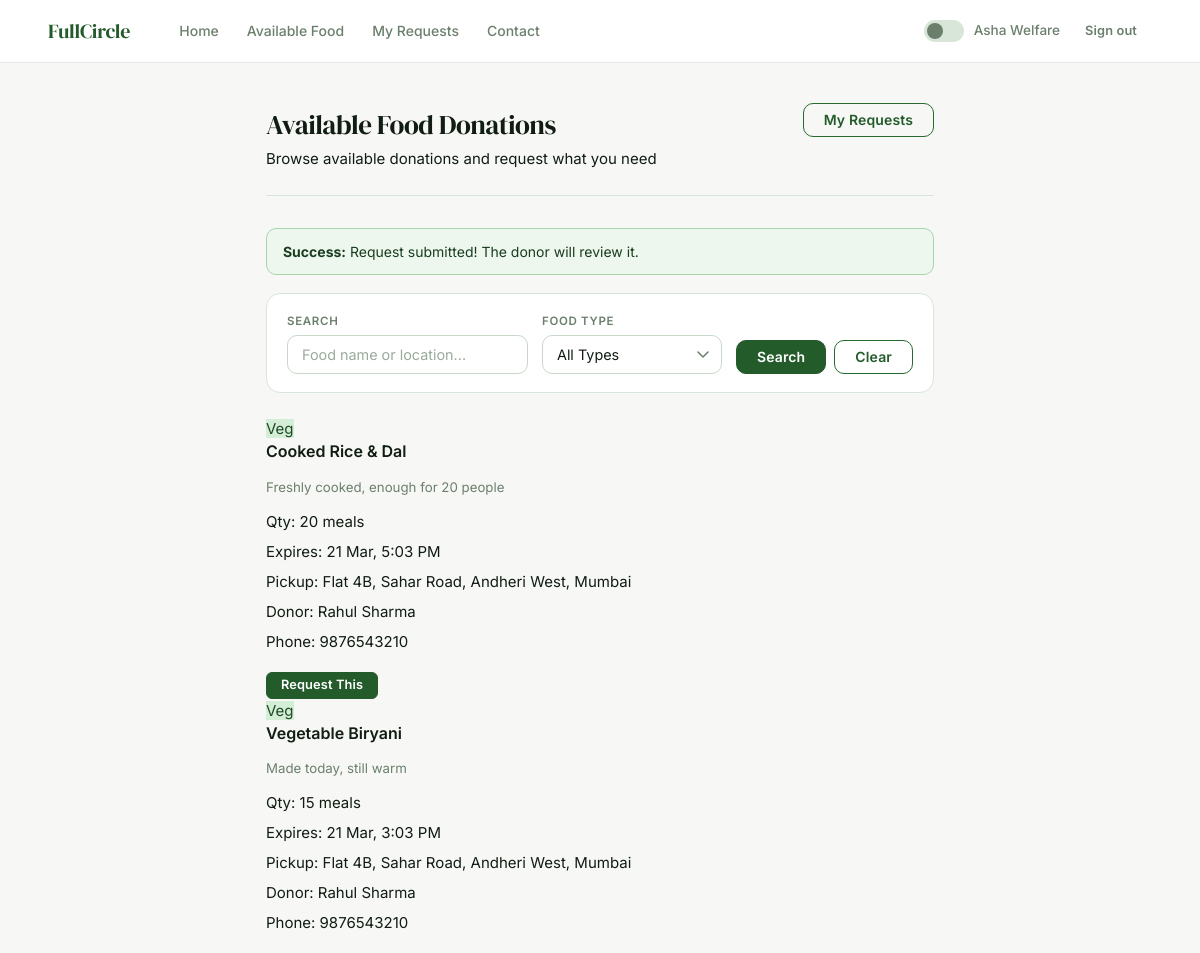
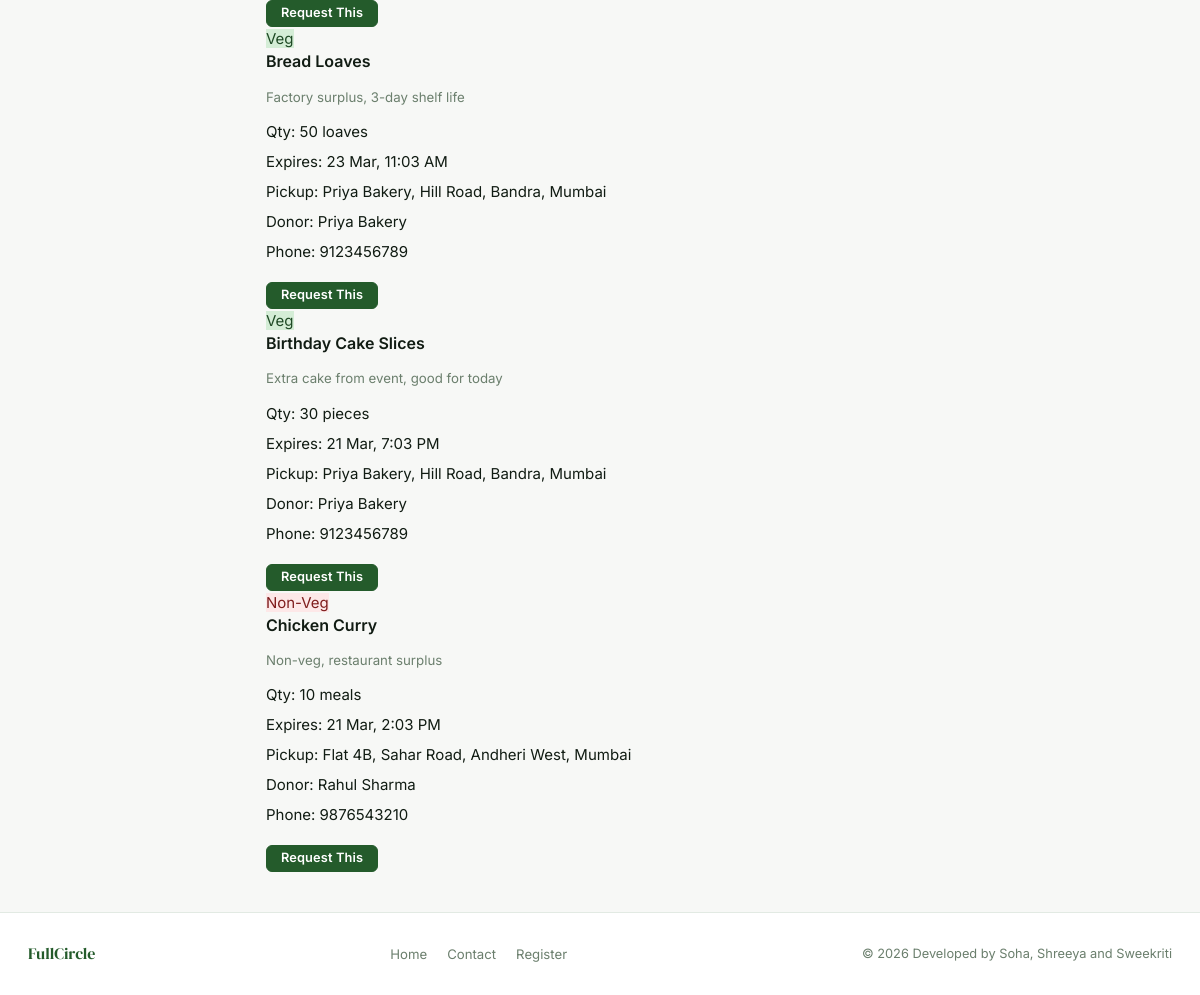
Page /ngo/request_food.php?request=1 (signed in) on the committed database (2 pictures, top to bottom).
### tables this page shows
CREATE TABLE IF NOT EXISTS donations (
    donation_id    INT AUTO_INCREMENT PRIMARY KEY,
    donor_id       INT NOT NULL,
    food_title     VARCHAR(150) NOT NULL,
    description    TEXT,
    quantity       VARCHAR(50) NOT NULL,
    food_type      ENUM('veg','non-veg') DEFAULT 'veg',
    expiry_time    DATETIME NOT NULL,
    pickup_address TEXT NOT NULL,
    status         ENUM('available','requested','completed') DEFAULT 'available',
    created_at     TIMESTAMP DEFAULT CURRENT_TIMESTAMP,
    FOREIGN KEY (donor_id) REFERENCES users(user_id) ON DELETE CASCADE
);

CREATE TABLE IF NOT EXISTS users (
    user_id    INT AUTO_INCREMENT PRIMARY KEY,
    name       VARCHAR(100) NOT NULL,
    email      VARCHAR(100) UNIQUE NOT NULL,
    phone      VARCHAR(15),
    password   VARCHAR(255) NOT NULL,
    role       ENUM('donor','ngo') NOT NULL,
    address    TEXT,
    ngo_name   VARCHAR(150),
    created_at TIMESTAMP DEFAULT CURRENT_TIMESTAMP
);

### ngo/request_food.php (the view, shortened to what this page needs)
<?php
require_once '../includes/db.php';
$user = currentUser();
$success = '';
if ($_SERVER['REQUEST_METHOD'] === 'POST' || isset($_POST['action'])) {
    $action = $_POST['action'] ?? '';
    if ($action === 'request') {
        $did = (int)$_POST['donation_id'];
        $check = $conn->prepare("SELECT request_id FROM requests WHERE donation_id=? AND ngo_id=? AND request_status NOT IN ('rejected')");
        $check->bind_param("ii", $did, $user['id']);
        $check->execute();
        $check->store_result();
        if ($check->num_rows > 0) {
            $error = "You have already requested this donation.";
        } else {
            $stmt = $conn->prepare("INSERT INTO requests (donation_id, ngo_id) VALUES (?,?)");
            $stmt->bind_param("ii", $did, $user['id']);
            if ($stmt->execute()) {
                $success = "Request submitted! The donor will review it.";
            } else {
                $error = "Failed to submit request.";
            }
        }
    }
}
$where = "d.status = 'available'";
$search = trim($_GET['search'] ?? '');
$sql = "SELECT d.*, u.name as donor_name, u.phone as donor_phone
        FROM donations d JOIN users u ON d.donor_id = u.user_id
        WHERE $where ORDER BY d.created_at DESC";
$stmt = $conn->prepare($sql);
$stmt->execute();
$donations = $stmt->get_result();
$my_requests = [];
require_once '../includes/header.php';
?>
<div class="dashboard">
  <div class="dash-header">
    <div>
      <div class="dash-title">Available Food Donations</div>
      <div class="dash-subtitle">Browse available donations and request what you need</div>
    </div>
    <a href="my_requests.php" class="btn btn-outline">My Requests</a>
  </div>
  <?php if ($success): ?>
    <div class="alert alert-success"><strong>Success:</strong> <?= $success ?></div>
  <?php endif; ?>
  <form method="GET" class="filter-bar">
    <div class="filter-group">
      <label class="filter-label">Search</label>
      <input type="text" name="search" class="form-control" placeholder="Food name or location..." value="<?= htmlspecialchars($search) ?>">
    </div>
    <div class="filter-group" style="flex:0; min-width:180px;">
      <label class="filter-label">Food Type</label>
      <select name="type" class="form-control">
        <option value="">All Types</option>
      </select>
    </div>
    <div style="display:flex; gap:8px; align-items:flex-end;">
      <button type="submit" class="btn btn-primary">Search</button>
      <a href="request_food.php" class="btn btn-outline">Clear</a>
    </div>
  </form>
  <?php if ($donations->num_rows === 0): ?>
    <div class="empty-state">
      <div class="icon"></div>
      <h3>No donations available right now</h3>
      <p>Check back soon — donors are regularly adding new items.</p>
    </div>
  <?php else: ?>
    <div class="donation-grid">
      <?php while($d = $donations->fetch_assoc()):
        $already_requested = in_array($d['donation_id'], $my_requests);
      ?>
      <div class="donation-card"
           data-title="<?= htmlspecialchars($d['food_title']) ?>"
           data-type="<?= $d['food_type'] ?>"
           data-status="<?= $d['status'] ?>">
        <span class="card-badge badge-<?= $d['food_type'] === 'veg' ? 'veg' : 'nonveg' ?>">
          <?= $d['food_type'] === 'veg' ? 'Veg' : 'Non-Veg' ?>
        </span>
        <div class="card-title"><?= htmlspecialchars($d['food_title']) ?></div>
        <?php if ($d['description']): ?>
          <p style="font-size:0.83rem; color:var(--text-muted); margin-bottom:12px;">
            <?= htmlspecialchars(substr($d['description'],0,80)) ?>
          </p>
        <?php endif; ?>
        <div class="card-meta">
          <div class="card-meta-row"><span class="icon">Qty:</span> <?= htmlspecialchars($d['quantity']) ?></div>
          <div class="card-meta-row"><span class="icon">Expires:</span> <?= date('d M, g:i A', strtotime($d['expiry_time'])) ?></div>
          <div class="card-meta-row"><span class="icon">Pickup:</span> <?= htmlspecialchars($d['pickup_address']) ?></div>
          <div class="card-meta-row"><span class="icon">Donor:</span> <?= htmlspecialchars($d['donor_name']) ?></div>
          <?php if ($d['donor_phone']): ?>
          <div class="card-meta-row"><span class="icon">Phone:</span> <?= htmlspecialchars($d['donor_phone']) ?></div>
          <?php endif; ?>
        </div>
        <div class="card-actions">
          <?php if ($already_requested): ?>
            <span class="card-badge badge-pending">Requested</span>
          <?php else: ?>
            <form method="POST">
              <button class="btn btn-primary btn-sm" type="submit">Request This</button>
            </form>
          <?php endif; ?>
        </div>
      </div>
      <?php endwhile; ?>
    </div>
  <?php endif; ?>
</div>
<?php require_once '../includes/footer.php'; ?>

### css/style.css (style rules this page uses)
:root { --green-900: #1a3c1f; --green-800: #1f4a25; --green-700: #245b2b; --green-600: #276b30; --green-500: #2e7d35; --green-400: #4a9e52; --green-200: #a8d5ac; --green-100: #d4edd6; --green-50: #edf7ee; --bg-page: #f7f8f6; --bg-card: #ffffff; --bg-subtle: #f0f4f1; --bg-input: #ffffff; --border: #d8e5d9; --border-focus: var(--green-500); --border-input: #c8d9ca; --text-primary: #111c13; --text-secondary: #3d5241; --text-muted: #6b7f6d; --text-placeholder: #9aaa9c; --success-bg: #edf7ee; --success-text: #1a3c1f; --success-border: #a8d5ac; --error-bg: #fdf2f2; --error-text: #7f1d1d; --error-border: #fca5a5; --warning-bg: #fffbeb; --warning-text: #78350f; --warning-border: #fcd34d; --info-bg: #eff6ff; --info-text: #1e3a5f; --info-border: #bfdbfe; --shadow-sm: 0 1px 3px rgba(0, 0, 0, 0.07); --shadow-md: 0 4px 12px rgba(0, 0, 0, 0.08); --shadow-lg: 0 10px 32px rgba(0, 0, 0, 0.1); --nav-bg: #ffffff; --nav-border: #e2eae3; --radius-sm: 6px; --radius-md: 10px; --radius-lg: 14px; --radius-xl: 20px; --transition: 0.18s ease; }
*, *::before, *::after { margin: 0; padding: 0; box-sizing: border-box; }
html { scroll-behavior: smooth; }
body { font-family: "Inter", -apple-system, BlinkMacSystemFont, sans-serif; background: var(--bg-page); color: var(--text-primary); line-height: 1.6; font-size: 15px; transition: background var(--transition), color var(--transition); -webkit-font-smoothing: antialiased; min-height: 100vh; display: flex; flex-direction: column; }
a { color: inherit; text-decoration: none; }
button, input, select, textarea { font-family: inherit; }
.btn { display: inline-flex; align-items: center; justify-content: center; gap: 6px; padding: 9px 20px; border-radius: var(--radius-md); font-size: 0.875rem; font-weight: 600; border: 1.5px solid transparent; cursor: pointer; transition: all var(--transition); white-space: nowrap; text-decoration: none; letter-spacing: 0.01em; line-height: 1; }
.btn-primary { background: var(--green-700); color: #fff; border-color: var(--green-700); }
.btn-outline { background: transparent; color: var(--green-700); border-color: var(--green-600); }
.btn-sm { padding: 6px 14px; font-size: 0.8rem; border-radius: var(--radius-sm); }
.card-title { font-size: 1rem; font-weight: 600; color: var(--text-primary); margin-bottom: 14px; line-height: 1.35; }
.card-meta { display: flex; flex-direction: column; gap: 6px; margin-bottom: 18px; }
.card-actions { display: flex; gap: 8px; flex-wrap: wrap; }
.badge-veg, .badge-available, .badge-approved { background: var(--green-100); color: var(--green-800); }
.badge-nonveg, .badge-rejected { background: #fde8e8; color: #7f1d1d; }
.form-control { width: 100%; background: var(--bg-input); border: 1.5px solid var(--border-input); border-radius: var(--radius-md); padding: 10px 14px; font-size: 0.9rem; color: var(--text-primary); transition: border-color var(--transition), box-shadow var(--transition), background var(--transition); appearance: none; }
.form-control::placeholder { color: var(--text-placeholder); }
select.form-control { cursor: pointer; background-repeat: no-repeat; background-position: right 12px center; padding-right: 36px; }
.alert { padding: 12px 16px; border-radius: var(--radius-md); font-size: 0.875rem; margin-bottom: 18px; border: 1px solid; line-height: 1.5; }
.alert-success { background: var(--success-bg); color: var(--success-text); border-color: var(--success-border); }
.dashboard { max-width: 1160px; margin: 0 auto; padding: 40px 28px; flex: 1; }
.dash-header { display: flex; align-items: flex-start; justify-content: space-between; flex-wrap: wrap; gap: 16px; margin-bottom: 32px; padding-bottom: 24px; border-bottom: 1px solid var(--border); }
.dash-title { font-family: "DM Serif Display", serif; font-size: 1.7rem; color: var(--text-primary); letter-spacing: -0.02em; }
.filter-bar { background: var(--bg-card); border: 1px solid var(--border); border-radius: var(--radius-lg); padding: 18px 20px; margin-bottom: 24px; display: flex; gap: 14px; flex-wrap: wrap; align-items: flex-end; }
.filter-group { display: flex; flex-direction: column; gap: 5px; flex: 1; min-width: 150px; }
.filter-label { font-size: 0.72rem; font-weight: 600; color: var(--text-muted); text-transform: uppercase; letter-spacing: 0.06em; }

### rows in the picture
donations: food_type "Veg", food_title "Cooked Rice & Dal", description "Freshly cooked, enough for 20 people", quantity "20 meals", expiry_time "21 Mar, 5:03 PM", pickup_address "Flat 4B, Sahar Road, Andheri West, Mumbai", donor.name "Rahul Sharma", donor.phone "9876543210"
donations: food_type "Veg", food_title "Vegetable Biryani", description "Made today, still warm", quantity "15 meals", expiry_time "21 Mar, 3:03 PM", pickup_address "Flat 4B, Sahar Road, Andheri West, Mumbai", donor.name "Rahul Sharma", donor.phone "9876543210"
donations: food_type "Veg", food_title "Bread Loaves", description "Factory surplus, 3-day shelf life", quantity "50 loaves", expiry_time "23 Mar, 11:03 AM", pickup_address "Priya Bakery, Hill Road, Bandra, Mumbai", donor.name "Priya Bakery", donor.phone "9123456789"
donations: food_type "Veg", food_title "Birthday Cake Slices", description "Extra cake from event, good for today", quantity "30 pieces", expiry_time "21 Mar, 7:03 PM", pickup_address "Priya Bakery, Hill Road, Bandra, Mumbai", donor.name "Priya Bakery", donor.phone "9123456789"
donations: food_type "Non-Veg", food_title "Chicken Curry", description "Non-veg, restaurant surplus", quantity "10 meals", expiry_time "21 Mar, 2:03 PM", pickup_address "Flat 4B, Sahar Road, Andheri West, Mumbai", donor.name "Rahul Sharma", donor.phone "9876543210"

### other values in the picture
$user['name'] "Asha Welfare"
$success "Request submitted! The donor will review it."
